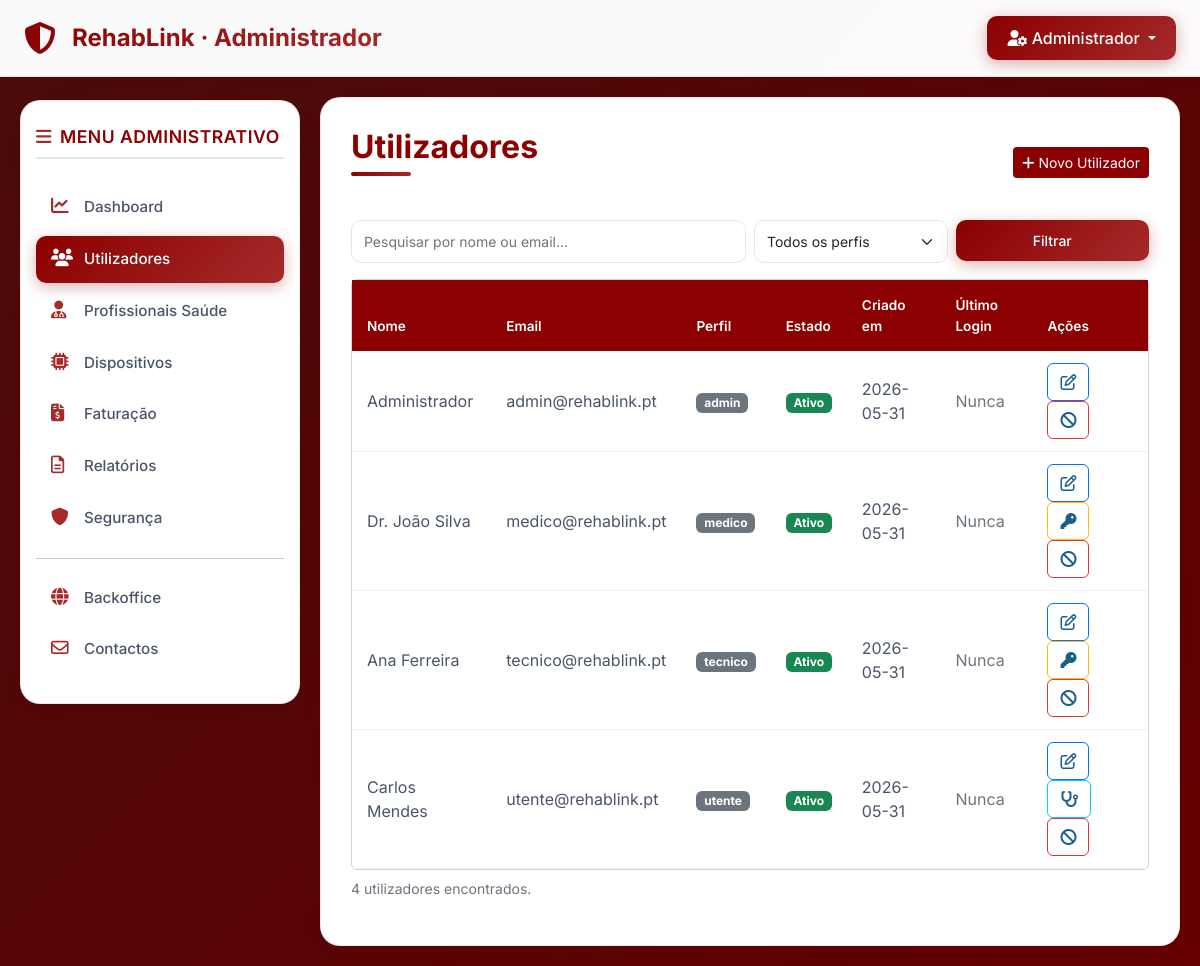
Screenshot of /private/admin/utilizadores/lista_utilizadores.php (signed in) with the database file from the repository.
### tables this page shows
CREATE TABLE IF NOT EXISTS utilizadores (
    id            INT UNSIGNED AUTO_INCREMENT PRIMARY KEY,
    nome          VARCHAR(150)        NOT NULL,
    email         VARCHAR(255)        NOT NULL UNIQUE,
    password_hash VARCHAR(255)        NOT NULL,
    perfil        ENUM('admin','medico','tecnico','utente') NOT NULL,
    ativo         BOOLEAN             NOT NULL DEFAULT TRUE,
    criado_em     DATETIME            NOT NULL DEFAULT CURRENT_TIMESTAMP,
    ultimo_login  DATETIME            NULL,
    INDEX idx_email  (email),
    INDEX idx_perfil (perfil)
);

### config/app.php (called while the page is built, shortened)
<?php
function h(string $valor): string {
    return htmlspecialchars($valor, ENT_QUOTES | ENT_SUBSTITUTE, 'UTF-8');
}

### private/admin/utilizadores/lista_utilizadores.php (the view, shortened to what this page needs)
<?php
require_once __DIR__ . '/../../../config/app.php';
$pagina_ativa  = 'utilizadores';
require_once __DIR__ . '/../../../includes/header_admin.php';
require_once __DIR__ . '/../../../includes/sidebar_admin.php';
$db = getDB();
$pesquisa     = trim($_GET['q']      ?? '');
$pagina_atual  = max(1, (int)($_GET['pagina'] ?? 1));
$por_pagina    = 15;
$offset        = ($pagina_atual - 1) * $por_pagina;
$where  = 'WHERE 1=1';
$params = [];
$total = $db->prepare("SELECT COUNT(*) FROM utilizadores $where");
$total->execute($params);
$total_registos = (int)$total->fetchColumn();
$stmt = $db->prepare("SELECT id, nome, email, perfil, ativo, criado_em, ultimo_login
                       FROM utilizadores $where
                       ORDER BY criado_em DESC
                       LIMIT $por_pagina OFFSET $offset");
$stmt->execute($params);
$utilizadores = $stmt->fetchAll();
?>
        <main class="content">
            <div class="d-flex justify-content-between align-items-center mb-4">
                <h1>Utilizadores</h1>
                <a href="<?= APP_URL ?>/private/admin/utilizadores/novo_utilizador.php"
                   class="btn btn-sm" style="background:#8B0000;color:#fff;">
                    <i class="fa-solid fa-plus me-1"></i>Novo Utilizador
                </a>
            </div>
            <form method="GET" class="row g-2 mb-3">
                <div class="col-md-6">
                    <input type="text" name="q" class="form-control form-control-sm"
                           placeholder="Pesquisar por nome ou email..."
                           value="<?= h($pesquisa) ?>">
                </div>
                <div class="col-md-3">
                    <select name="perfil" class="form-select form-select-sm">
                        <option value="">Todos os perfis</option>
                    </select>
                </div>
                <div class="col-md-3">
                    <button type="submit" class="btn btn-sm btn-secondary w-100">Filtrar</button>
                </div>
            </form>
            <div class="card">
                <div class="table-responsive">
                    <table class="table table-hover mb-0">
                        <thead class="table-light">
                            <tr>
                                <th>Nome</th><th>Email</th><th>Perfil</th>
                                <th>Estado</th><th>Criado em</th><th>Último Login</th>
                                <th>Ações</th>
                            </tr>
                        </thead>
                        <tbody>
                        <?php if (empty($utilizadores)): ?>
                            <tr><td colspan="7" class="text-center text-muted py-4">Sem resultados.</td></tr>
                        <?php else: ?>
                            <?php foreach ($utilizadores as $u): ?>
                            <tr>
                                <td><?= h($u['nome']) ?></td>
                                <td><?= h($u['email']) ?></td>
                                <td><span class="badge bg-secondary"><?= h($u['perfil']) ?></span></td>
                                <td>
                                    <?php if ($u['ativo']): ?>
                                        <span class="badge bg-success">Ativo</span>
                                    <?php else: ?>
                                        <span class="badge bg-danger">Inativo</span>
                                    <?php endif; ?>
                                </td>
                                <td><?= h(substr($u['criado_em'], 0, 10)) ?></td>
                                <td><?= $u['ultimo_login'] ? h(substr($u['ultimo_login'], 0, 16)) : '<span class="text-muted">Nunca</span>' ?></td>
                                <td>
                                    <a href="editar_utilizador.php?id=<?= $u['id'] ?>"
                                       class="btn btn-xs btn-outline-primary me-1" title="Editar">
                                        <i class="fa-regular fa-pen-to-square"></i>
                                    </a>
                                    <?php if ($u['perfil'] === 'utente'): ?>
                                    <a href="perfil_utente.php?id=<?= $u['id'] ?>"
                                       class="btn btn-xs btn-outline-info me-1" title="Perfil Clínico">
                                        <i class="fa-solid fa-stethoscope"></i>
                                    </a>
                                    <?php elseif (in_array($u['perfil'], ['medico','tecnico'], true)): ?>
                                    <a href="editar_utilizador.php?id=<?= $u['id'] ?>#password"
                                       class="btn btn-xs btn-outline-warning me-1" title="Alterar Password">
                                        <i class="fa-solid fa-key"></i>
                                    </a>
                                    <?php endif; ?>
                                    <a href="<?= APP_URL ?>/api/admin/utilizadores/toggle_ativo.php?id=<?= $u['id'] ?>"
                                       class="btn btn-xs btn-outline-<?= $u['ativo'] ? 'danger' : 'success' ?>"
                                       title="<?= $u['ativo'] ? 'Desativar' : 'Ativar' ?>">
                                        <i class="fa-solid fa-<?= $u['ativo'] ? 'ban' : 'check' ?>"></i>
                                    </a>
                                </td>
                            </tr>
                            <?php endforeach; ?>
                        <?php endif; ?>
                        </tbody>
                    </table>
                </div>
            </div>
            <p class="text-muted small mt-2"><?= $total_registos ?> utilizadores encontrados.</p>
        </main>
<?php require_once __DIR__ . '/../../../includes/footer.php'; ?>

### includes/header_admin.php (shortened to what this page needs)
<?php
$nome_admin = h($_SESSION['nome'] ?? 'Admin');
?>
<!DOCTYPE html>
<html lang="pt">
<head>
    <link rel="stylesheet" href="<?= APP_URL ?>/public/assets/fontawesome/all.min.css">
    <link rel="stylesheet" href="<?= APP_URL ?>/public/assets/bootstrap/bootstrap.min.css">
    <link rel="stylesheet" href="<?= APP_URL ?>/public/assets/css/admin.css">
</head>
<body>
    <header class="topbar d-flex justify-content-between align-items-center px-4 py-3">
        <div class="sistema-nome">
            <a href="<?= APP_URL ?>/private/admin/index_admin.php" class="text-decoration-none d-flex align-items-center gap-3">
                <i class="fa-solid fa-shield-halved logo-icon"></i>
                <span class="fw-bold">RehabLink · Administrador</span>
            </a>
        </div>
        <div class="dropdown">
            <button class="btn btn-secondary dropdown-toggle" data-bs-toggle="dropdown">
                <i class="fa-solid fa-user-gear"></i> <?= $nome_admin ?>
            </button>
        </div>
    </header>
    <div class="wrapper">

### includes/sidebar_admin.php (shortened to what this page needs)
<?php
function menuAdmin(string $chave, string $pagina_ativa): string {
    return $chave === $pagina_ativa ? ' active' : '';
}
$pa = $pagina_ativa ?? '';
?>
        <nav class="sidebar">
            <h2><i class="fa-solid fa-bars me-2"></i>Menu Administrativo</h2>
            <a href="<?= APP_URL ?>/private/admin/index_admin.php"
               class="nav-link<?= menuAdmin('dashboard', $pa) ?>">
                <i class="fa-solid fa-chart-line me-2"></i>Dashboard
            </a>
            <a href="<?= APP_URL ?>/private/admin/utilizadores/lista_utilizadores.php"
               class="nav-link<?= menuAdmin('utilizadores', $pa) ?>">
                <i class="fa-solid fa-users me-2"></i>Utilizadores
            </a>
            <a href="<?= APP_URL ?>/private/admin/profissionais_saude/gestao_PS.php"
               class="nav-link<?= menuAdmin('profissionais', $pa) ?>">
                <i class="fa-solid fa-user-doctor me-2"></i>Profissionais Saúde
            </a>
            <a href="<?= APP_URL ?>/private/admin/dispositivos/lista_dispositivos.php"
               class="nav-link<?= menuAdmin('dispositivos', $pa) ?>">
                <i class="fa-solid fa-microchip me-2"></i>Dispositivos
            </a>
            <a href="<?= APP_URL ?>/private/admin/faturacao/controlo_faturacao.php"
               class="nav-link<?= menuAdmin('faturacao', $pa) ?>">
                <i class="fa-solid fa-file-invoice-dollar me-2"></i>Faturação
            </a>
            <a href="<?= APP_URL ?>/private/admin/relatorios/relatorios_sistema.php"
               class="nav-link<?= menuAdmin('relatorios', $pa) ?>">
                <i class="fa-regular fa-file-lines me-2"></i>Relatórios
            </a>
            <a href="<?= APP_URL ?>/private/admin/seguranca/logs_acesso.php"
               class="nav-link<?= menuAdmin('seguranca', $pa) ?>">
                <i class="fa-solid fa-shield me-2"></i>Segurança
            </a>
            <hr class="my-3">
            <a href="<?= APP_URL ?>/private/admin/backoffice/backoffice_quem_somos.php"
               class="nav-link<?= menuAdmin('backoffice', $pa) ?>">
                <i class="fa-solid fa-globe me-2"></i>Backoffice
            </a>
            <a href="<?= APP_URL ?>/private/admin/contactos/lista_contactos.php"
               class="nav-link<?= menuAdmin('contactos', $pa) ?>">
                <i class="fa-regular fa-envelope me-2"></i>Contactos
            </a>
        </nav>

### includes/footer.php (shortened to what this page needs)
    </div>
</body>
</html>

### public/assets/css/admin.css (style rules this page uses)
* { margin: 0; padding: 0; box-sizing: border-box; font-family: 'Inter', sans-serif; }
body { background: linear-gradient(135deg, #4a0c0c 0%, #660000 100%); min-height: 100vh; }
.topbar { background: rgba(255, 255, 255, 0.98); backdrop-filter: blur(10px); box-shadow: 0 2px 15px rgba(0, 0, 0, 0.08); border-bottom: 1px solid rgba(102, 0, 0, 0.1); position: sticky; top: 0; z-index: 1000; }
.sistema-nome a { background: linear-gradient(135deg, #8B0000 0%, #A52A2A 100%); -webkit-background-clip: text; -webkit-text-fill-color: transparent; font-weight: 700; font-size: 1.5rem; transition: all 0.3s ease; display: flex; align-items: center; gap: 10px; }
.logo-icon { font-size: 2rem; color: #8B0000; transition: transform 0.3s ease; }
.btn-secondary { background: linear-gradient(135deg, #8B0000 0%, #A52A2A 100%); border: none; padding: 10px 20px; border-radius: 10px; font-weight: 500; transition: all 0.3s ease; box-shadow: 0 4px 15px rgba(139, 0, 0, 0.3); }
.wrapper { display: flex; min-height: calc(100vh - 80px); padding: 20px; gap: 20px; }
.sidebar { width: 280px; background: white; border-radius: 20px; padding: 25px 15px; box-shadow: 0 8px 25px rgba(0, 0, 0, 0.05); border: 1px solid rgba(139, 0, 0, 0.1); height: fit-content; position: sticky; top: 100px; }
.sidebar h2 { color: #8B0000; font-size: 1.1rem; text-transform: uppercase; letter-spacing: 0.5px; margin-bottom: 25px; padding-bottom: 10px; border-bottom: 2px solid #e2e8f0; font-weight: 600; }
.sidebar h2 i { color: #A52A2A; }
.nav-link { color: #4a5568; padding: 12px 15px; border-radius: 10px; margin-bottom: 5px; font-weight: 500; transition: all 0.3s ease; font-size: 0.95rem; }
.nav-link i { width: 25px; color: #A52A2A; transition: all 0.3s ease; font-size: 1.1rem; }
.nav-link.active { background: linear-gradient(135deg, #8B0000 0%, #A52A2A 100%); color: white; box-shadow: 0 4px 15px rgba(139, 0, 0, 0.3); }
.nav-link.active i { color: white; }
.content { flex: 1; background: white; border-radius: 20px; padding: 30px; box-shadow: 0 8px 25px rgba(0, 0, 0, 0.05); border: 1px solid rgba(139, 0, 0, 0.1); animation: fadeIn 0.6s ease-out; }
h1 { color: #8B0000; font-size: 2rem; font-weight: 700; margin-bottom: 20px; position: relative; padding-bottom: 10px; }
h1:after { content: ''; position: absolute; bottom: 0; left: 0; width: 60px; height: 4px; background: linear-gradient(135deg, #8B0000 0%, #A52A2A 100%); border-radius: 2px; }
.table { margin-bottom: 0; }
.table thead th { background: #8B0000; color: white; font-weight: 600; font-size: 0.85rem; padding: 15px; border: none; }
.table tbody tr { transition: all 0.3s ease; }
.table td { padding: 12px 15px; vertical-align: middle; color: #4a5568; border-bottom: 1px solid #edf2f7; }
.table th { background: #8B0000; color: white; font-weight: 600; }
.table td { vertical-align: middle; }
.table a { color: #1a5f8a; text-decoration: none; }
.form-control, .form-select { border: 1px solid #e2e8f0; border-radius: 10px; padding: 10px 12px; }

### rows the page displays
utilizadores: nome "Administrador", email "admin@rehablink.pt", perfil "admin", ativo "Ativo", criado_em "2026-05-31", shows "Nunca"
utilizadores: nome "Dr. João Silva", email "medico@rehablink.pt", perfil "medico", ativo "Ativo", criado_em "2026-05-31", shows "Nunca"
utilizadores: nome "Ana Ferreira", email "tecnico@rehablink.pt", perfil "tecnico", ativo "Ativo", criado_em "2026-05-31", shows "Nunca"
utilizadores: nome "Carlos Mendes", email "utente@rehablink.pt", perfil "utente", ativo "Ativo", criado_em "2026-05-31", shows "Nunca"

### other values shown
$nome_admin "Administrador"
$total_registos "4"
